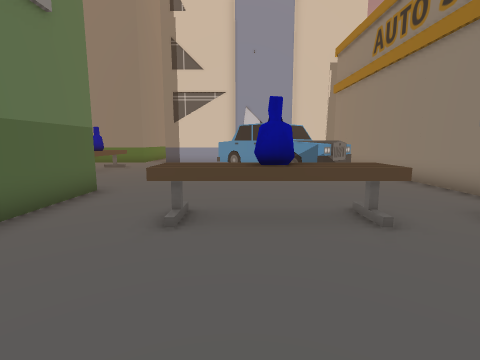
[1] (above)

17 first-person views from a walk through a Unity game level. The camera is 1.3 m above the floor, tilts 8° down and sees 85° across. The floor is counted in squares, 1 m on a side. Each view is taken from the middle of a square. On the plan, view 1 faces up. The plan holds only what a view shows up to about 13 squares ahead; the rest is blank. The place goes on beyond the plan. The player character is not drawn.

[2]
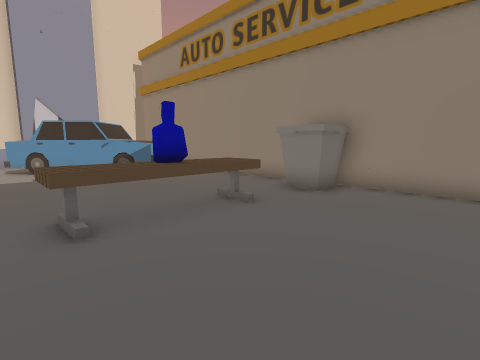

[3]
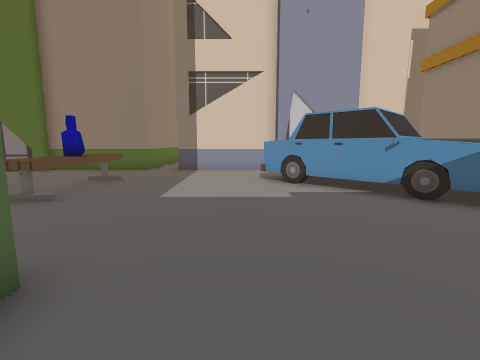

[4]
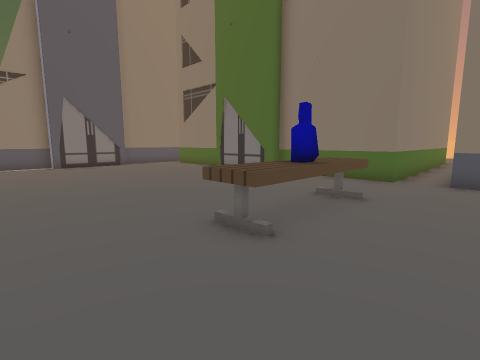

[5]
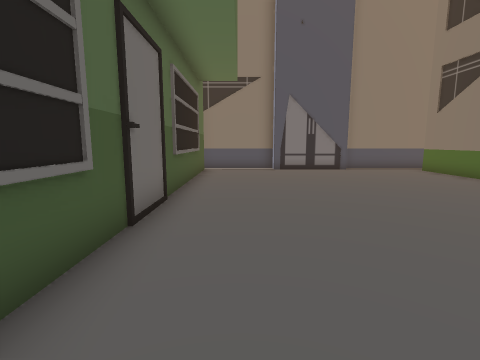

[6]
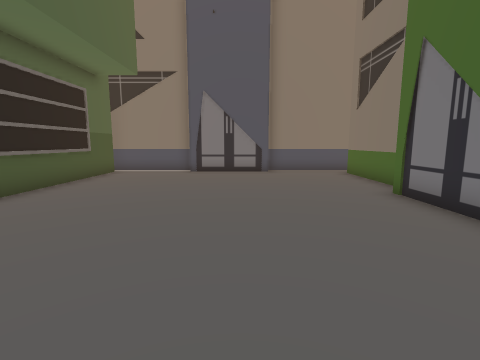

[7]
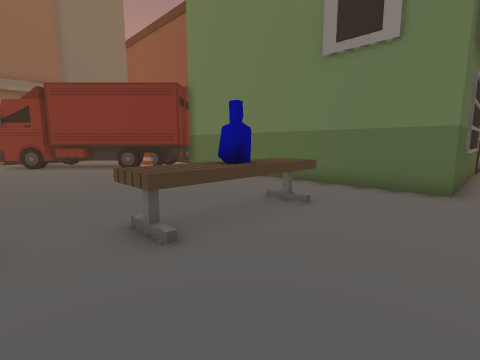

[8]
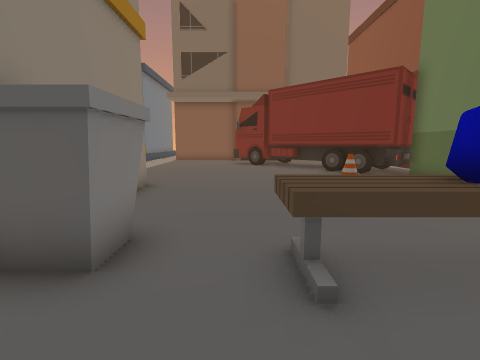

[9]
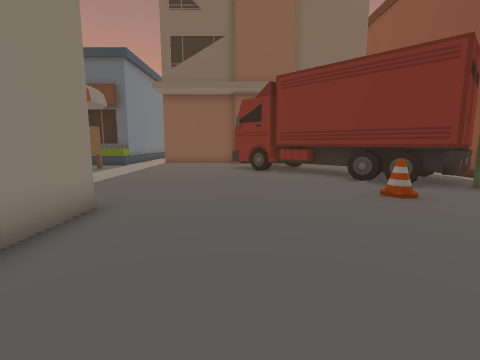

[10]
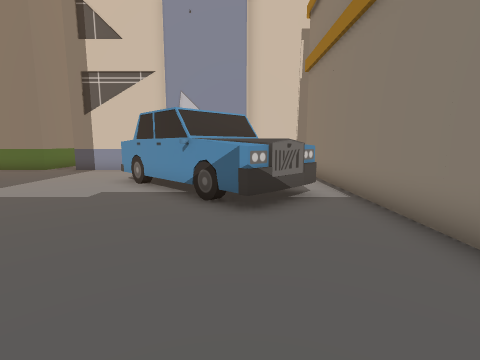

[11]
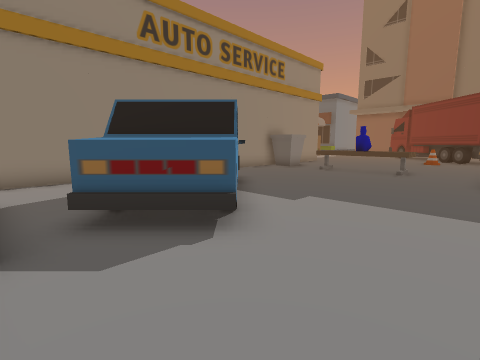

[12]
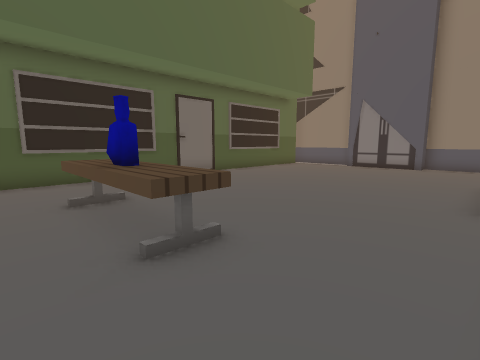

[13]
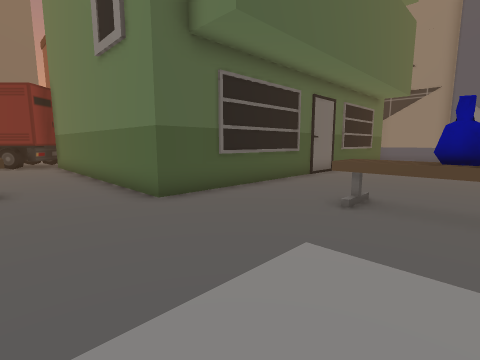

[14]
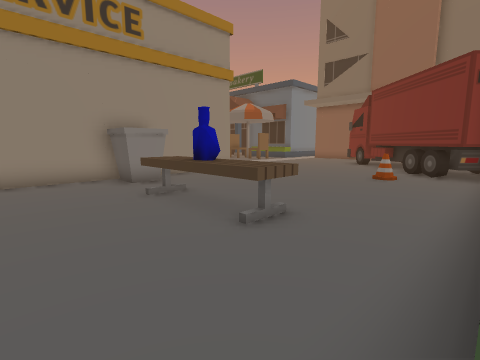

[15]
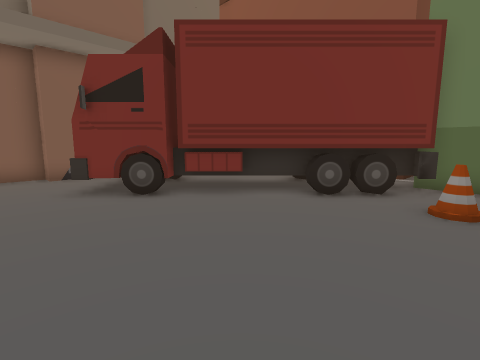

[16]
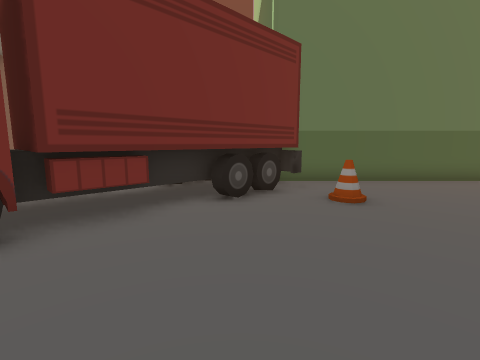

[17]
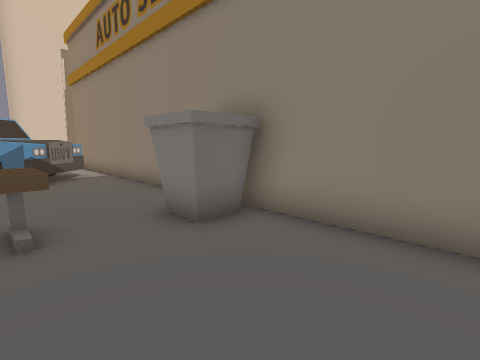

### Floor plan
Key: @ floor where view 1 was taken; # wall or solid block; . floor; B building; E bench; C car; N cone; O other object.
Columns run from 21 left of view 1 to 6 right of it. Each row starts with its distance up from view 1.
 25               B
 24               B.
 23               B.
 22               B.
 21               B.
 20               B.
 19 B             B.
 18 B.BBBB    BBBBB.BBBBBB  BBBB
 17 B.....BBBBB..........BBBB..B
 16 B....................CC....B
 15 B...................CCCC ..B
 14 BB............EE....CCC   .B
 13  B............OE.....CCCC .B
 12  B............OE......CCCCCB
 11 BB............EE.......CCC.B
 10 B.......................C..B
  9 B..........................B
  8 B..........................B
  7 BBBBBBBBBBBBBBBBBB.........B
  6                  B.........B
  5                  B..EOOE..OB
  4                  B..EOOE.OOB
  3                  B........OB
  2                  B.........B
  1                  B.........B
  0                  B...@.....B
 -1                  B.........B
 -2                  B..N.......
 -3                  BO.N.......
 -4             BBBBBOOO........
 -5                 OOOOO.......
 -6                  O OOO......
 -7                     OOO.....
 -8                      OOO....
 -9                      OO##...
-10                     OO  O..

Where each view was taken, in squares from view 1:
view 1: 0 up, 0 right, facing up
view 2: 0 up, 2 left, facing up-right
view 3: 5 up, 2 left, facing up
view 4: 8 up, 4 left, facing up-left
view 5: 9 up, 7 left, facing left
view 6: 13 up, 8 left, facing left
view 7: 8 up, 4 right, facing down-left
view 8: 7 up, 3 right, facing down
view 9: 4 up, 3 right, facing down
view 10: 5 up, 3 right, facing up
view 11: 17 up, 4 left, facing down-right
view 12: 17 up, 5 left, facing down-left
view 13: 13 up, 1 left, facing down-left
view 14: 8 up, 4 left, facing down-right
view 15: 2 down, 5 right, facing down-left
view 16: 5 down, 5 right, facing left
view 17: 0 up, 2 right, facing up-right
